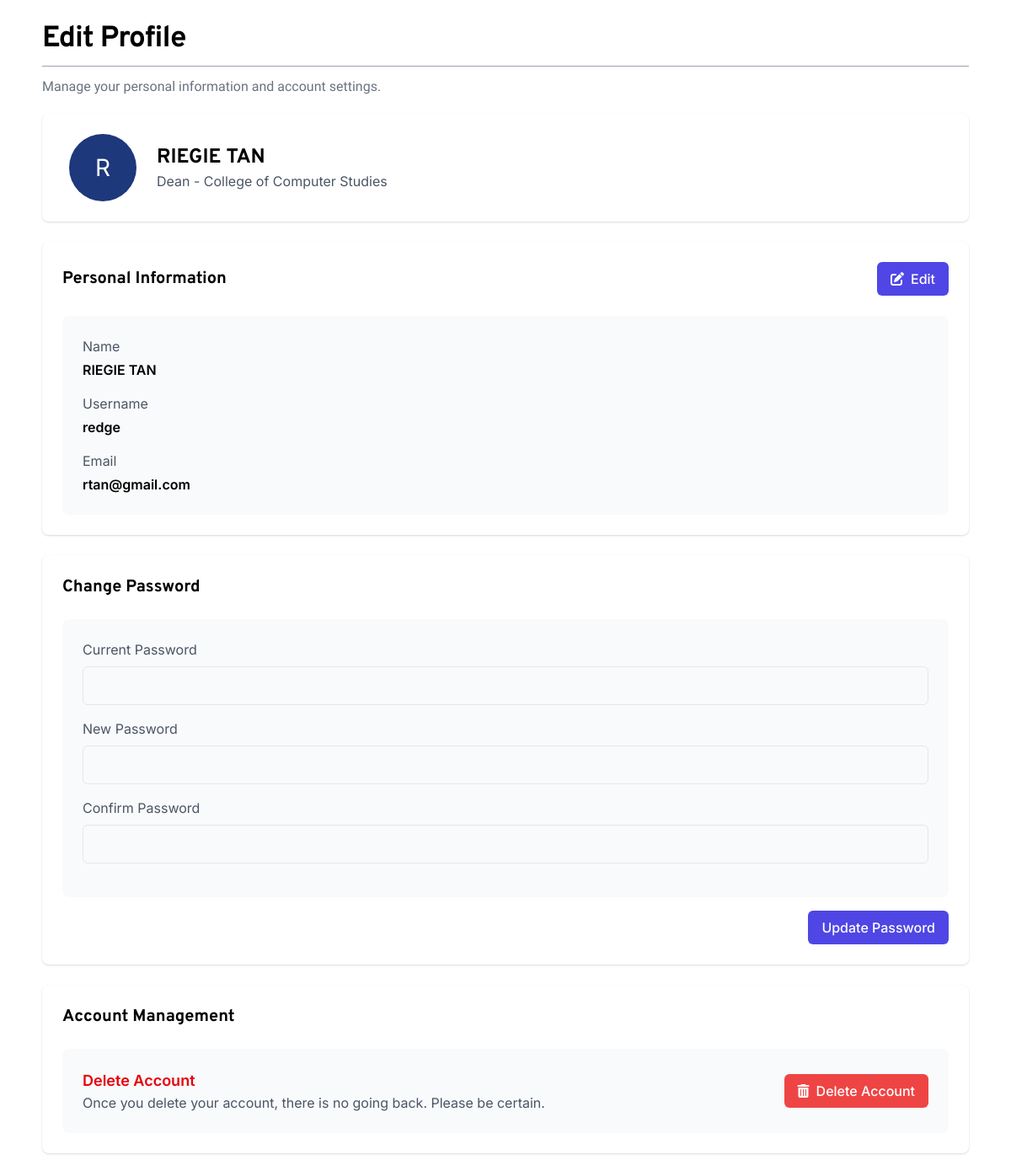
The app's page /main/profile/profile_frame.php (signed in) with its own data.
### tables this page shows
CREATE TABLE `personnel` (
  `PersonnelID` int(11) NOT NULL AUTO_INCREMENT,
  `FirstName` varchar(50) NOT NULL,
  `LastName` varchar(50) NOT NULL,
  `Gender` enum('Male','Female','Other') DEFAULT NULL,
  `Role` varchar(10) DEFAULT NULL,
  `FacultyID` int(11) DEFAULT NULL,
  `AccountID` int(11) DEFAULT NULL,
  PRIMARY KEY (`PersonnelID`),
  KEY `FacultyID` (`FacultyID`),
  KEY `AccountID` (`AccountID`),
  CONSTRAINT `personnel_ibfk_1` FOREIGN KEY (`FacultyID`) REFERENCES `faculties` (`FacultyID`),
  CONSTRAINT `personnel_ibfk_2` FOREIGN KEY (`AccountID`) REFERENCES `accounts` (`AccountID`) ON DELETE SET NULL ON UPDATE CASCADE
);

CREATE TABLE `faculties` (
  `FacultyID` int(11) NOT NULL AUTO_INCREMENT,
  `Faculty` varchar(100) DEFAULT NULL,
  `JoinCode` varchar(5) NOT NULL,
  PRIMARY KEY (`FacultyID`),
  UNIQUE KEY `JoinCode` (`JoinCode`)
);

CREATE TABLE `accounts` (
  `AccountID` int(11) NOT NULL AUTO_INCREMENT,
  `Username` varchar(50) NOT NULL,
  `Password` varchar(255) NOT NULL,
  `Email` varchar(100) NOT NULL,
  `CreatedAt` datetime DEFAULT current_timestamp(),
  `reset_token_hash` varchar(64) DEFAULT NULL,
  `reset_token_expires_at` datetime DEFAULT NULL,
  PRIMARY KEY (`AccountID`),
  UNIQUE KEY `Username` (`Username`),
  UNIQUE KEY `Email` (`Email`),
  UNIQUE KEY `reset_token_hash` (`reset_token_hash`)
);

### main/profile/profile_frame.php (the view, shortened to what this page needs)
<?php
$conn = new mysqli("localhost", "root", "", "cms");
$accountID = $_SESSION['AccountID'];
$username = $_SESSION['Username'];
$sql = "SELECT p.PersonnelID, p.FirstName, p.LastName, p.Gender, p.Role,
        a.Username, a.Email, f.Faculty, f.FacultyID
        FROM personnel p
        JOIN accounts a ON p.AccountID = a.AccountID
        LEFT JOIN faculties f ON p.FacultyID = f.FacultyID
        WHERE a.AccountID = ?";
$stmt = $conn->prepare($sql);
$stmt->bind_param("i", $accountID);
$stmt->execute();
$result = $stmt->get_result();
if ($result && $result->num_rows > 0) {
    $user = $result->fetch_assoc();
    $facultyName = $user['Faculty'] ?? "No Faculty Assigned";
    $fullName = $user['FirstName'] . ' ' . $user['LastName'];
    $email = $user['Email'];
    $role = $user['Role'];
    $roleNames = [
        'DN' => 'Dean',
        'PH' => 'Program Head',
        'COR' => 'Courseware Coordinator',
        'FM' => 'Faculty Member',
        'user' => 'User'
    ];
    $roleDisplay = isset($roleNames[$role]) ? $roleNames[$role] : $role;
} else {
    $fullName = "User Not Found";
    $email = $username;
    $facultyName = "No Faculty Assigned";
    $roleDisplay = "Unknown";
    $members = [];
}
?>
<!DOCTYPE html>
<html lang="en">
<head>
    <link href="../../src/tailwind/output.css" rel="stylesheet" />
    <link rel="stylesheet" href="https://cdnjs.cloudflare.com/ajax/libs/font-awesome/6.4.0/css/all.min.css">
</head>
<body>
    <div class="flex-1 flex flex-col px-[50px] pt-[15px] pb-[50px] overflow-y-auto">
        <h1 class="py-[5px] text-[35px] tracking-tight font-overpass font-bold">Edit Profile</h1>
        <hr class="border-gray-400">
        <p class="text-gray-500 mt-3 mb-5 font-onest">Manage your personal information and account settings.</p>
        <div class="section-card">
            <div class="flex items-center">
                <div class="profile-avatar mr-6 w-8 h-8 rounded-full bg-[#1D387B] text-white flex items-center justify-center ml-2">
                    <?php echo strtoupper(substr($fullName, 0, 1)); ?>
                </div>
                <div>
                    <h2 class="text-2xl font-bold font-overpass"><?php echo htmlspecialchars($fullName); ?></h2>
                    <p class="text-gray-600"><?php echo htmlspecialchars($roleDisplay); ?> - <?php echo htmlspecialchars($facultyName); ?></p>
                </div>
            </div>
        </div>
        <div class="section-card">
            <div class="flex items-center justify-between mb-6">
                <h2 class="text-xl font-bold font-overpass">Personal Information</h2>
                <button id="toggleEditProfile" class="btn btn-edit flex items-center">
                    <i class="fas fa-pen-to-square mr-2"></i> Edit
                </button>
            </div>
            <div id="profileDisplay" class="bg-gray-50 rounded-lg p-6">
                <div class="mb-4">
                    <p class="text-gray-600 mb-1">Name</p>
                    <p class="font-semibold"><?php echo htmlspecialchars($fullName); ?></p>
                </div>
                <div class="mb-4">
                    <p class="text-gray-600 mb-1">Username</p>
                    <p class="font-semibold"><?php echo htmlspecialchars($username); ?></p>
                </div>
                <div>
                    <p class="text-gray-600 mb-1">Email</p>
                    <p class="font-semibold"><?php echo htmlspecialchars($email); ?></p>
                </div>
            </div>
        </div>
        <div class="section-card">
            <h2 class="text-xl font-bold font-overpass mb-6">Change Password</h2>
            <form action="" method="post">
                <div class="bg-gray-50 rounded-lg p-6">
                    <div class="mb-4">
                        <label for="current_password" class="block text-gray-600 mb-2">Current Password</label>
                        <input type="password" id="current_password" name="current_password" class="form-input" required>
                    </div>
                    <div class="mb-4">
                        <label for="new_password" class="block text-gray-600 mb-2">New Password</label>
                        <input type="password" id="new_password" name="new_password" class="form-input" required>
                    </div>
                    <div class="mb-4">
                        <label for="confirm_password" class="block text-gray-600 mb-2">Confirm Password</label>
                        <input type="password" id="confirm_password" name="confirm_password" class="form-input" required>
                    </div>
                </div>
                <div class="flex justify-end mt-4">
                    <button type="submit" name="change_password" class="btn btn-edit">Update Password</button>
                </div>
            </form>
        </div>
        <div class="section-card">
            <h2 class="text-xl font-bold font-overpass mb-6">Account Management</h2>
            <div class="bg-gray-50 rounded-lg p-6 flex flex-col md:flex-row md:items-center md:justify-between">
                <div class="mb-4 md:mb-0">
                    <h4 class="text-lg font-semibold text-red-600">Delete Account</h4>
                    <p class="text-gray-600">Once you delete your account, there is no going back. Please be certain.</p>
                </div>
                <form action="" method="post" onsubmit="return confirmDelete()">
                    <button type="submit" name="delete_account" class="btn btn-delete flex items-center">
                        <i class="fas fa-trash-alt mr-2"></i> Delete Account
                    </button>
                </form>
            </div>
        </div>
    </div>
</body>
</html>

### main/profile/profile_frame.php (style rules this page uses)
body { font-family: 'Inter', sans-serif; }
.font-overpass { font-family: 'Overpass', sans-serif; }
.font-onest { font-family: 'Onest', sans-serif; }
.profile-avatar { width: 80px; height: 80px; display: flex; align-items: center; justify-content: center; color: white; font-size: 1.75rem; border-radius: 50%; }
.form-input { border: 1px solid #e2e8f0; padding: 0.625rem 0.75rem; border-radius: 0.375rem; width: 100%; transition: border-color 0.2s ease-in-out; }
.btn { padding: 0.5rem 1rem; border-radius: 0.375rem; font-weight: 500; transition: all 0.2s ease-in-out; }
.btn-edit { background-color: #4f46e5; color: white; }
.btn-delete { background-color: #ef4444; color: white; }
.section-card { background-color: white; border-radius: 0.5rem; box-shadow: 0 1px 3px 0 rgba(0, 0, 0, 0.1), 0 1px 2px 0 rgba(0, 0, 0, 0.06); padding: 1.5rem; margin-bottom: 1.5rem; }

### records on screen
personnel: substr($fullName, 0, 1) "R", fullName "RIEGIE TAN", Role "Dean", FacultyID.Faculty "College of Computer Studies", AccountID.Email "rtan@gmail.com"

### other values on screen
$username "redge"
